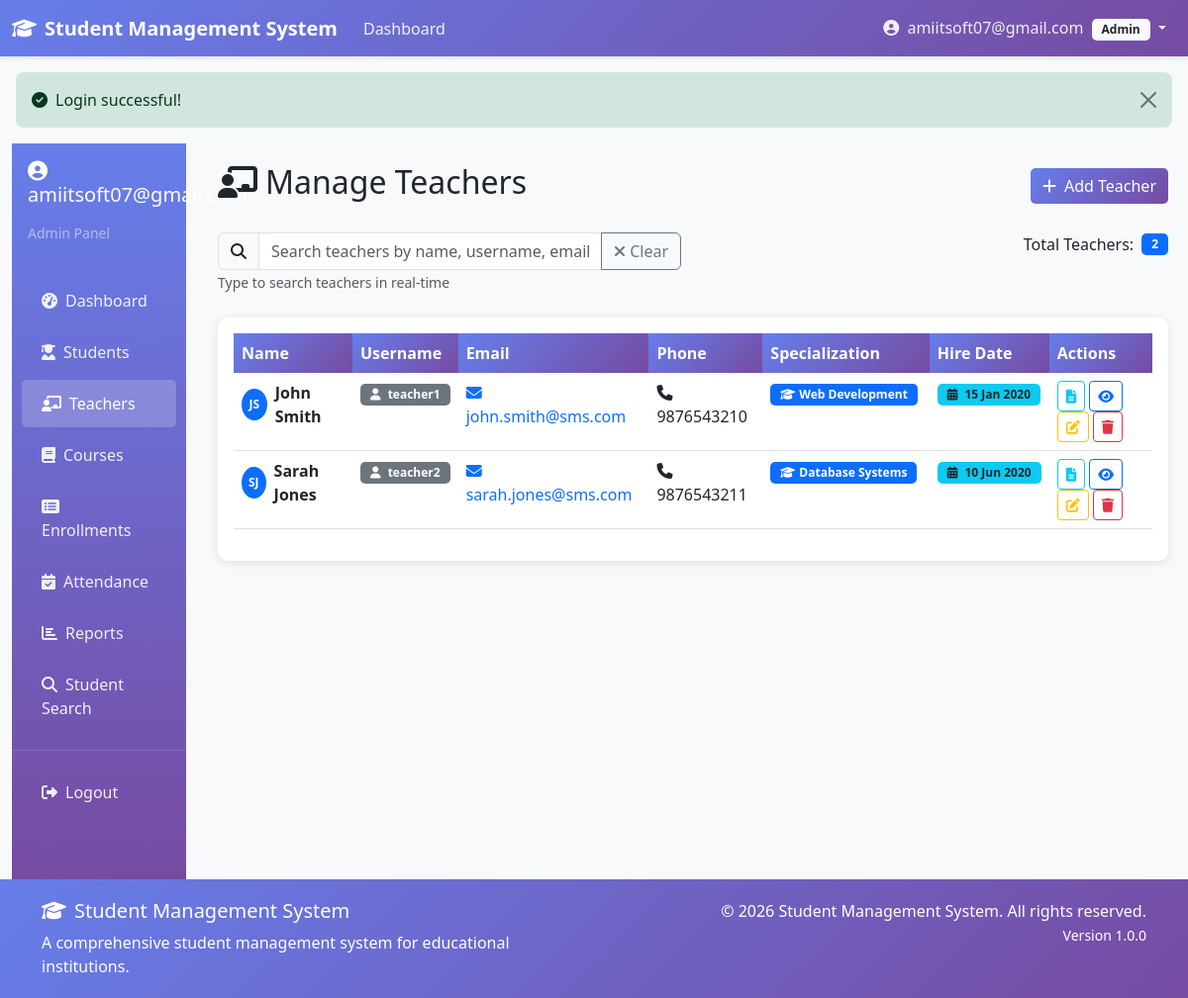
Screenshot of /admin/teachers.php (signed in) with the database file from the repository.
### tables this page shows
CREATE TABLE teachers (
    id INT AUTO_INCREMENT PRIMARY KEY,
    user_id INT UNIQUE NOT NULL COMMENT 'Link to users table',
    first_name VARCHAR(50) NOT NULL COMMENT 'Teacher first name',
    last_name VARCHAR(50) NOT NULL COMMENT 'Teacher last name',
    employee_id VARCHAR(20) UNIQUE NOT NULL COMMENT 'Auto-generated employee ID (EMP001, etc.)',
    date_of_birth DATE NOT NULL COMMENT 'Teacher date of birth',
    gender ENUM('male', 'female', 'other') NOT NULL COMMENT 'Teacher gender',
    phone VARCHAR(15) DEFAULT NULL COMMENT 'Contact phone number',
    address TEXT DEFAULT NULL COMMENT 'Residential address',
    qualification VARCHAR(100) DEFAULT NULL COMMENT 'Academic qualification',
    specialization VARCHAR(100) DEFAULT NULL COMMENT 'Subject specialization',
    hire_date DATE NOT NULL COMMENT 'Date of hiring',
    employment_type ENUM('permanent', 'contract', 'visiting', 'other') DEFAULT 'permanent' COMMENT 'Employment type',
    department VARCHAR(100) DEFAULT NULL COMMENT 'Department assignment',
    designation VARCHAR(100) DEFAULT NULL COMMENT 'Job designation',
    experience_years INT DEFAULT 0 COMMENT 'Years of teaching experience',
    salary DECIMAL(10,2) DEFAULT NULL COMMENT 'Monthly salary',
    bank_account VARCHAR(50) DEFAULT NULL COMMENT 'Bank account number',
    bank_name VARCHAR(100) DEFAULT NULL COMMENT 'Bank name',
    pan_number VARCHAR(20) DEFAULT NULL COMMENT 'PAN number for tax purposes',
    aadhaar_number VARCHAR(20) DEFAULT NULL COMMENT 'Aadhaar number (Indian ID)',
    is_active BOOLEAN DEFAULT TRUE COMMENT 'Employment status',
    created_at TIMESTAMP DEFAULT CURRENT_TIMESTAMP COMMENT 'Record creation time',
    updated_at TIMESTAMP DEFAULT CURRENT_TIMESTAMP ON UPDATE CURRENT_TIMESTAMP COMMENT 'Last update time',
    
     
    FOREIGN KEY (user_id) REFERENCES users(id) ON DELETE CASCADE,
    
     
    INDEX idx_employee_id (employee_id),
    INDEX idx_specialization (specialization),
    INDEX idx_department (department),
    INDEX idx_hire_date (hire_date)
);

CREATE TABLE users (
    id INT AUTO_INCREMENT PRIMARY KEY,
    username VARCHAR(50) UNIQUE NOT NULL COMMENT 'Login username - unique across system',
    email VARCHAR(100) UNIQUE NOT NULL COMMENT 'User email - unique across system',
    password VARCHAR(255) NOT NULL COMMENT 'Hashed password using bcrypt',
    role ENUM('admin', 'teacher', 'student') NOT NULL COMMENT 'User role for access control',
    profile_image VARCHAR(255) DEFAULT NULL COMMENT 'Profile picture path',
    is_active BOOLEAN DEFAULT TRUE COMMENT 'Account status (active/inactive)',
    last_login TIMESTAMP NULL COMMENT 'Last login timestamp',
    password_reset_token VARCHAR(255) DEFAULT NULL COMMENT 'Password reset token',
    password_reset_expires TIMESTAMP NULL COMMENT 'Password reset token expiry',
    created_at TIMESTAMP DEFAULT CURRENT_TIMESTAMP COMMENT 'Account creation time',
    updated_at TIMESTAMP DEFAULT CURRENT_TIMESTAMP ON UPDATE CURRENT_TIMESTAMP COMMENT 'Last update time',
    
     
    INDEX idx_username (username),
    INDEX idx_email (email),
    INDEX idx_role (role),
    INDEX idx_is_active (is_active)
);

### config/config.php (called while the page is built, shortened)
<?php
function formatDate($date) {
    return date('d M Y', strtotime($date));
}
?>

### admin/teachers.php (the view, shortened to what this page needs)
<?php
require_once __DIR__ . '/../config/config.php';
$teachers = [];
try {
    $pdo = getDBConnection();
    $stmt = $pdo->query("
        SELECT t.*, u.username, u.email
        FROM teachers t
        JOIN users u ON t.user_id = u.id
        ORDER BY t.first_name, t.last_name
    ");
    $teachers = $stmt->fetchAll();
} catch (PDOException $e) {
    setErrorMessage('Database error: ' . $e->getMessage());
}
?>
<?php include __DIR__ . '/../includes/header.php'; ?>
<div class="container-fluid">
    <div class="row">
        <div class="col-md-3 col-lg-2 d-none d-md-block">
            <?php include __DIR__ . '/../includes/sidebar.php'; ?>
        </div>
        <div class="col-md-9 col-lg-10 main-content">
            <div class="d-flex justify-content-between align-items-center mb-4">
                <h2><i class="fas fa-chalkboard-teacher me-2"></i>Manage Teachers</h2>
                <button class="btn btn-primary" data-bs-toggle="modal" data-bs-target="#addTeacherModal">
                    <i class="fas fa-plus me-2"></i>Add Teacher
                </button>
            </div>
            <div class="row mb-4">
                <div class="col-md-6">
                    <div class="input-group">
                        <span class="input-group-text">
                            <i class="fas fa-search"></i>
                        </span>
                        <input type="text" class="form-control" id="teacherSearch" placeholder="Search teachers by name, username, email, phone, or specialization...">
                        <button class="btn btn-outline-secondary" type="button" id="clearTeacherSearch">
                            <i class="fas fa-times"></i> Clear
                        </button>
                    </div>
                    <small class="text-muted">Type to search teachers in real-time</small>
                </div>
                <div class="col-md-6">
                    <div class="d-flex align-items-center justify-content-end">
                        <span class="me-2">Total Teachers:</span>
                        <span class="badge bg-primary" id="teacherCount">0</span>
                    </div>
                </div>
            </div>
            <div class="card">
                <div class="card-body">
                    <?php if (!empty($teachers)): ?>
                        <div class="table-responsive">
                            <table class="table table-hover" id="teachersTable">
                                <thead>
                                    <tr>
                                        <th>Name</th>
                                        <th>Username</th>
                                        <th>Email</th>
                                        <th>Phone</th>
                                        <th>Specialization</th>
                                        <th>Hire Date</th>
                                        <th>Actions</th>
                                    </tr>
                                </thead>
                                <tbody>
                                    <?php foreach ($teachers as $teacher): ?>
                                        <tr class="teacher-row"
                                            data-id="<?php echo $teacher['id']; ?>"
                                            data-name="<?php echo htmlspecialchars(strtolower($teacher['first_name'] . ' ' . $teacher['last_name'])); ?>"
                                            data-username="<?php echo htmlspecialchars(strtolower($teacher['username'])); ?>"
                                            data-email="<?php echo htmlspecialchars(strtolower($teacher['email'])); ?>"
                                            data-phone="<?php echo htmlspecialchars($teacher['phone']); ?>"
                                            data-specialization="<?php echo htmlspecialchars(strtolower($teacher['specialization'])); ?>"
                                            data-search-text="<?php echo htmlspecialchars(strtolower($teacher['first_name'] . ' ' . $teacher['last_name'] . ' ' . $teacher['username'] . ' ' . $teacher['email'] . ' ' . $teacher['phone'] . ' ' . $teacher['specialization'])); ?>">
                                            <td>
                                                <div class="d-flex align-items-center">
                                                    <div class="avatar-sm bg-primary text-white rounded-circle d-flex align-items-center justify-content-center me-2"
                                                         style="width: 32px; height: 32px; font-size: 12px; font-weight: bold;">
                                                        <?php echo strtoupper(substr($teacher['first_name'], 0, 1) . substr($teacher['last_name'], 0, 1)); ?>
                                                    </div>
                                                    <div>
                                                        <strong><?php echo htmlspecialchars(ucwords(strtolower($teacher['first_name'] . ' ' . $teacher['last_name']))); ?></strong>
                                                    </div>
                                                </div>
                                            </td>
                                            <td>
                                                <span class="badge bg-secondary">
                                                    <i class="fas fa-user me-1"></i>
                                                    <?php echo htmlspecialchars($teacher['username']); ?>
                                                </span>
                                            </td>
                                            <td>
                                                <a href="mailto:<?php echo htmlspecialchars($teacher['email']); ?>"
                                                   class="text-decoration-none"
                                                   title="Send email to <?php echo htmlspecialchars($teacher['first_name'] . ' ' . $teacher['last_name']); ?>">
                                                    <i class="fas fa-envelope me-1"></i>
                                                    <?php echo htmlspecialchars(strtolower($teacher['email'])); ?>
                                                </a>
                                            </td>
                                            <td>
                                                <?php
                                                $phone = htmlspecialchars($teacher['phone']);
                                                if (!empty($phone)) {
                                                    echo '<i class="fas fa-phone me-1"></i>' . $phone;
                                                } else {
                                                    echo '<span class="text-muted">N/A</span>';
                                                }
                                                ?>
                                            </td>
                                            <td>
                                                <?php
                                                $specialization = htmlspecialchars($teacher['specialization']);
                                                if (!empty($specialization)) {
                                                    echo '<span class="badge bg-primary me-1"><i class="fas fa-graduation-cap me-1"></i>' . ucwords(strtolower($specialization)) . '</span>';
                                                } else {
                                                    echo '<span class="text-muted">Not specified</span>';
                                                }
                                                ?>
                                            </td>
                                            <td>
                                                <span class="badge bg-info text-dark">
                                                    <i class="fas fa-calendar-alt me-1"></i>
                                                    <?php echo formatDate($teacher['hire_date']); ?>
                                                </span>
                                            </td>
                                            <td>
                                                <button class="btn btn-sm btn-outline-info" onclick="generateReport(<?php echo $teacher['id']; ?>)" title="Generate Report">
                                                    <i class="fas fa-file-alt"></i>
                                                </button>
                                                <button class="btn btn-sm btn-outline-primary" onclick="viewTeacher(<?php echo $teacher['id']; ?>)" title="View Details">
                                                    <i class="fas fa-eye"></i>
                                                </button>
                                                <button class="btn btn-sm btn-outline-warning" onclick="editTeacher(<?php echo $teacher['id']; ?>)" title="Edit Teacher">
                                                    <i class="fas fa-edit"></i>
                                                </button>
                                                <form method="POST" style="display: inline;" onsubmit="return confirmDelete('Are you sure you want to delete this teacher?')">
                                                    <button type="submit" class="btn btn-sm btn-outline-danger" title="Delete Teacher">
                                                        <i class="fas fa-trash"></i>
                                                    </button>
                                                </form>
                                            </td>
                                        </tr>
                                    <?php endforeach; ?>
                                </tbody>
                            </table>
                        </div>
                    <?php endif; ?>
                </div>
            </div>
        </div>
    </div>
</div>
<?php include __DIR__ . '/../includes/footer.php'; ?>

### includes/header.php (style rules this page uses)
:root { --primary-color: #667eea; --secondary-color: #764ba2; --success-color: #28a745; --danger-color: #dc3545; --warning-color: #ffc107; --info-color: #17a2b8; }
body { font-family: 'Segoe UI', Tahoma, Geneva, Verdana, sans-serif; background-color: #f8f9fa; }
.card { border: none; border-radius: 10px; box-shadow: 0 2px 10px rgba(0,0,0,0.1); transition: transform 0.3s ease, box-shadow 0.3s ease; }
.btn-primary { background: linear-gradient(135deg, var(--primary-color) 0%, var(--secondary-color) 100%); border: none; border-radius: 5px; transition: all 0.3s ease; }
.main-content { padding: 20px; }
.table thead th { background: linear-gradient(135deg, var(--primary-color) 0%, var(--secondary-color) 100%); color: white; border: none; }
.badge { padding: 5px 10px; border-radius: 5px; }

### rows the page displays
teachers: first_name+last_name "JS", first_name+last_name "John Smith", user.username "teacher1", user.email "john.smith@sms.com", phone "9876543210", specialization "Web Development", hire_date "15 Jan 2020"
teachers: first_name+last_name "SJ", first_name+last_name "Sarah Jones", user.username "teacher2", user.email "sarah.jones@sms.com", phone "9876543211", specialization "Database Systems", hire_date "10 Jun 2020"

### other values shown
APP_NAME "Student Management System"
$_SESSION['username'] "amiitsoft07@gmail.com"
getUserRole() "Admin"
$successMessage "Login successful!"
$role "Admin"
APP_VERSION "1.0.0"
